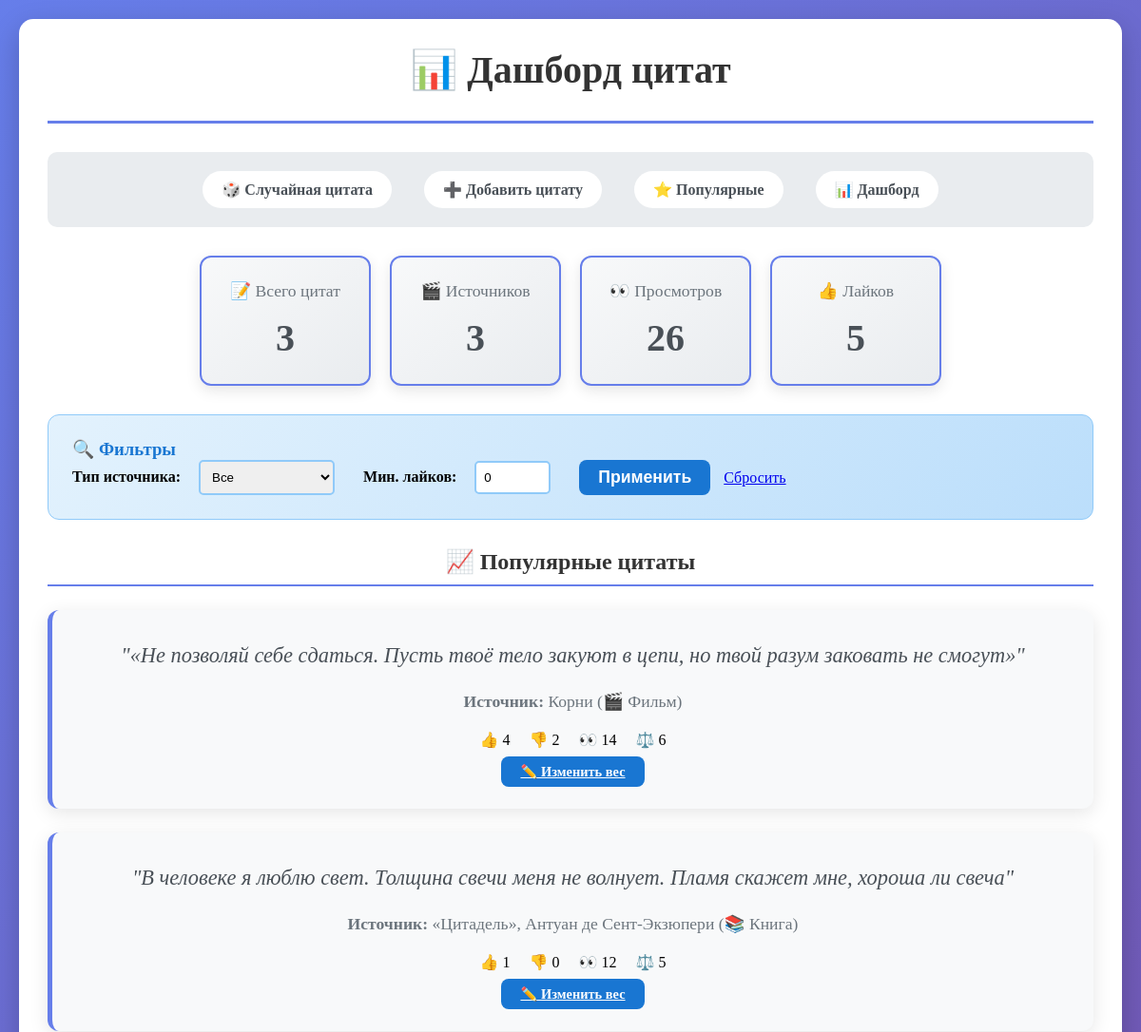
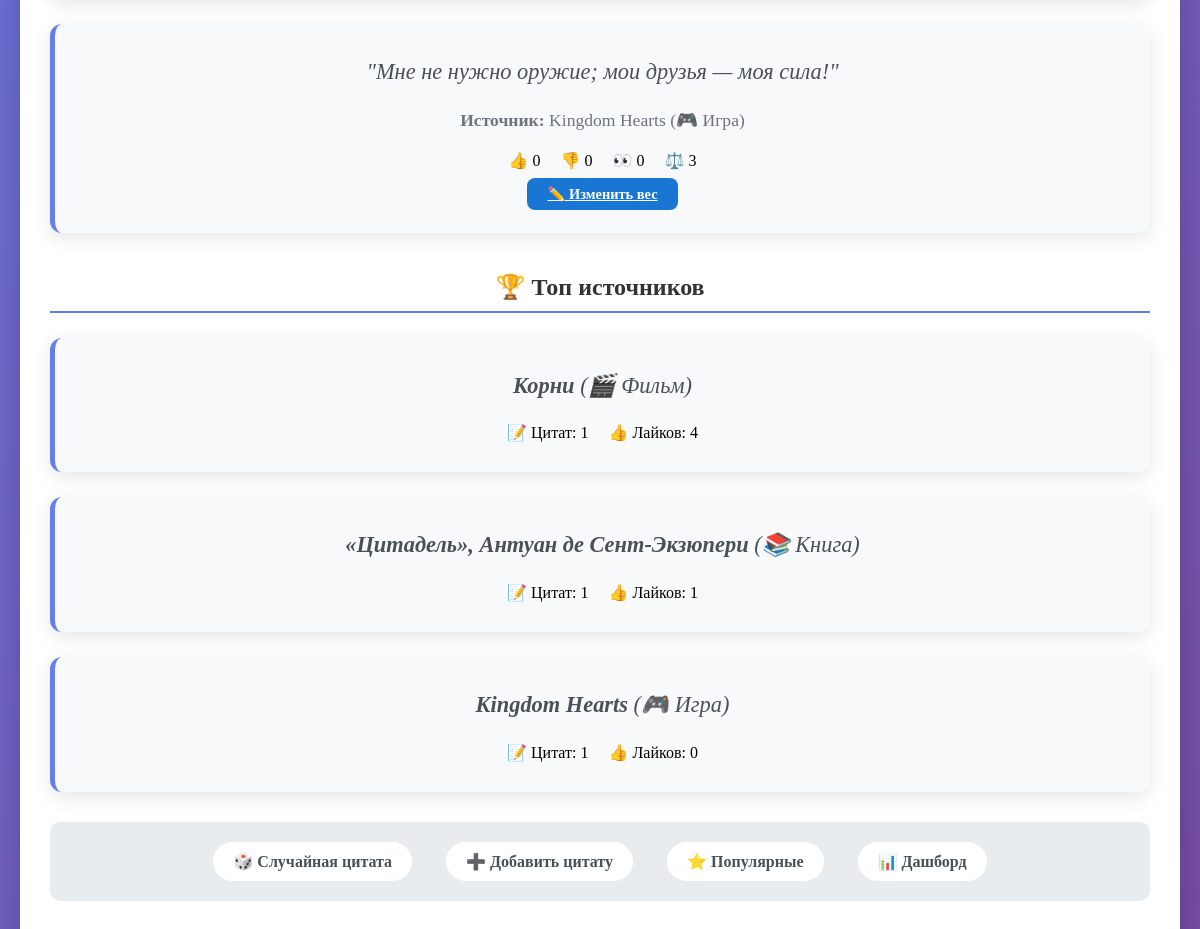
The page /dashboard/ on the database as committed earlier (2 pictures, top to bottom).
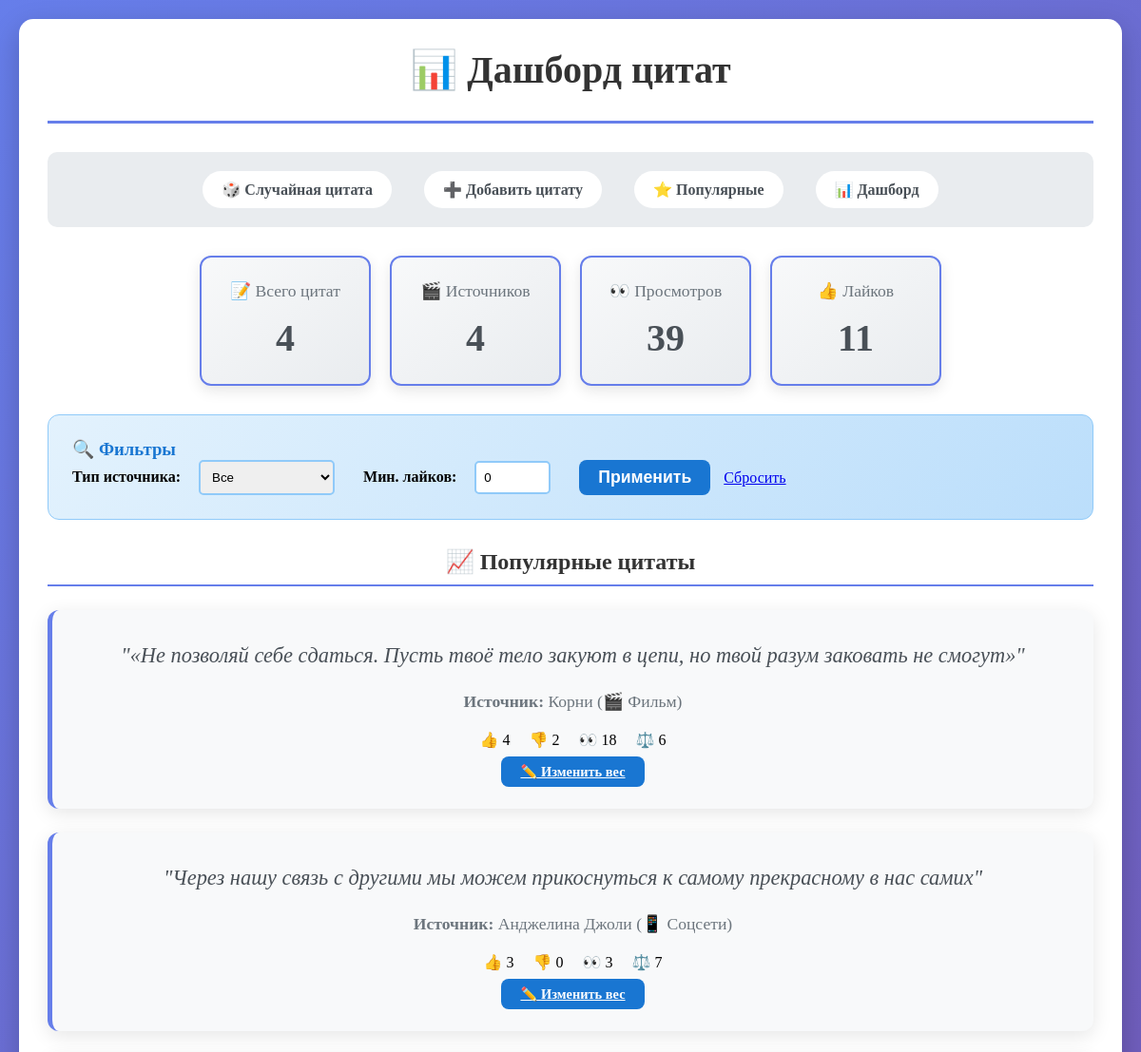
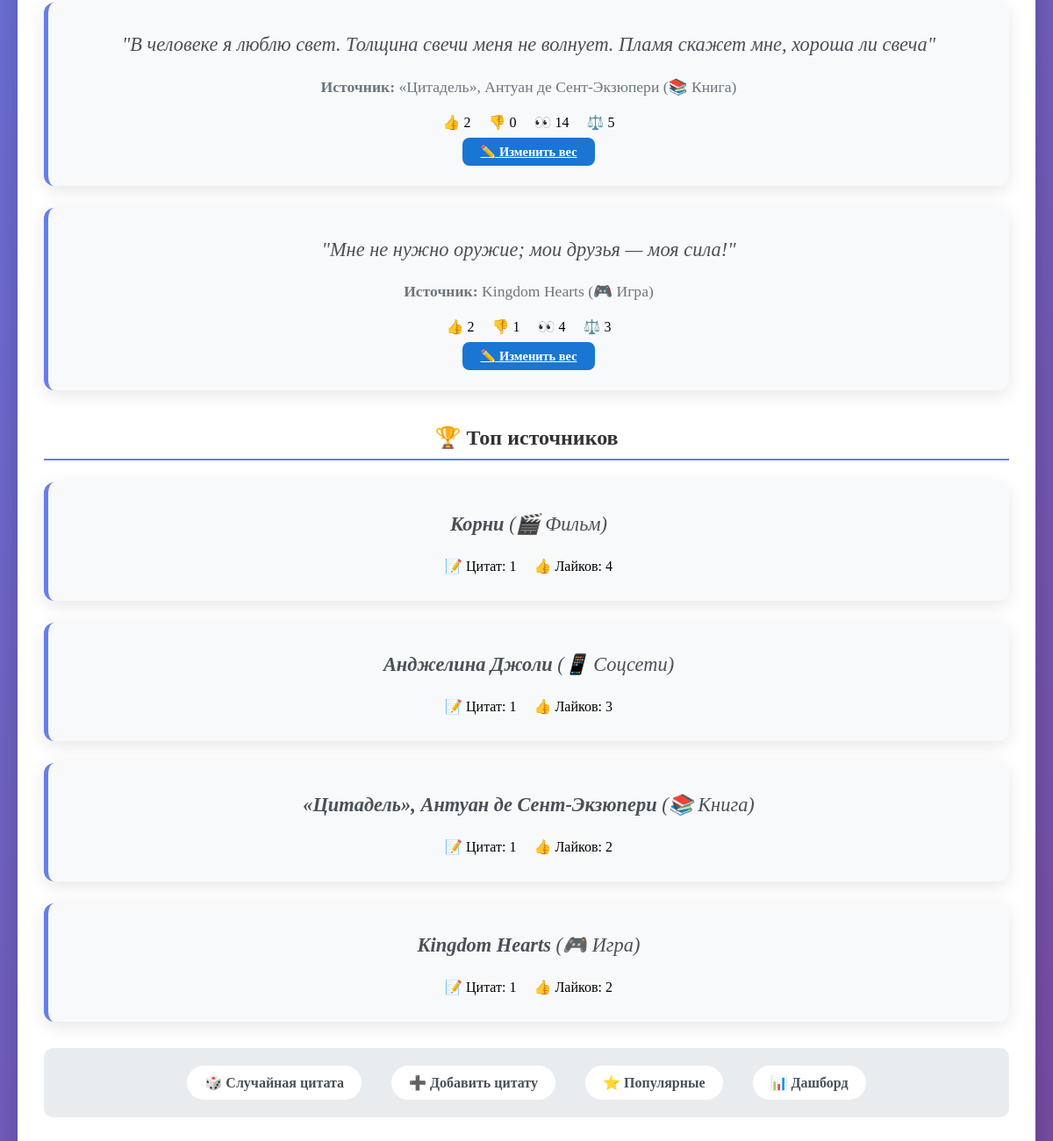
The same page on the database as committed later (2 pictures, top to bottom).
### quotes/models.py (models this page shows, shortened)
class Quote(models.Model):
    text = models.TextField(unique=True)  # запрещает дубликаты
    source = models.ForeignKey(Source, on_delete=models.CASCADE)
    weight = models.IntegerField(default=1, validators=[MinValueValidator(1), MaxValueValidator(10)])  # вес цитаты
    views = models.IntegerField(default=0)   # счетчик просмотров
    likes = models.IntegerField(default=0)   # лайки
    dislikes = models.IntegerField(default=0) # дизлайки

class Source(models.Model):
    name = models.CharField(max_length=200, unique=True)
    type_choices = [
        ('movie', '🎬 Фильм'),
        ('series', '📺 Сериал'),
        ('book', '📚 Книга'),
        ('song', '🎵 Песня'),
        ('game', '🎮 Игра'),
        ('poem', '📝 Стихотворения'),
        ('speech', '🎤 Выступление'),
        ('social', '📱 Соцсети'),
        ('proverb', '💬 Пословица'),
        ('other', '❓ Другое'),
    ]
    type = models.CharField(max_length=10, choices=type_choices)

### quotes/views.py (the view)
# urls.py: path('dashboard/', views.dashboard, name='dashboard'),
def dashboard(request):
    total_quotes = Quote.objects.count()
    total_sources = Source.objects.count()
    total_views = sum(quote.views for quote in Quote.objects.all())
    total_likes = sum(quote.likes for quote in Quote.objects.all())
    popular_sources = Source.objects.annotate(
        total_quotes=models.Count('quote'),
        total_likes=models.Sum('quote__likes')
    ).order_by('-total_likes')[:5]
    source_type = request.GET.get('type', '')
    min_likes = request.GET.get('min_likes', 0)
    filtered_quotes = Quote.objects.all()
    if source_type:
        filtered_quotes = filtered_quotes.filter(source__type=source_type)
    if min_likes:
        filtered_quotes = filtered_quotes.filter(likes__gte=int(min_likes))
    filtered_quotes = filtered_quotes.order_by('-likes')[:20]
    context = {
        'total_quotes': total_quotes,
        'total_sources': total_sources,
        'total_views': total_views,
        'total_likes': total_likes,
        'popular_sources': popular_sources,
        'filtered_quotes': filtered_quotes,
        'source_type': source_type,
        'min_likes': min_likes,
    }
    return render(request, 'dashboard.html', context)

### quotes/templates/dashboard.html (shortened to what this page needs)
{% extends 'base.html' %}
{% block header %}📊 Дашборд цитат{% endblock %}
{% block content %}
<div class="stats">
    <div class="stat-card">
        <h3>📝 Всего цитат</h3>
        <p>{{ total_quotes }}</p>
    </div>
    <div class="stat-card">
        <h3>🎬 Источников</h3>
        <p>{{ total_sources }}</p>
    </div>
    <div class="stat-card">
        <h3>👀 Просмотров</h3>
        <p>{{ total_views }}</p>
    </div>
    <div class="stat-card">
        <h3>👍 Лайков</h3>
        <p>{{ total_likes }}</p>
    </div>
</div>
<div class="filters">
    <h3>🔍 Фильтры</h3>
    <form method="get">
        <div style="display: flex; flex-wrap: wrap; gap: 15px; align-items: center;">
            <div>
                <label>Тип источника:</label>
                <select name="type">
                    <option value="">Все</option>
                </select>
            </div>
            <div>
                <label>Мин. лайков:</label>
                <input type="number" name="min_likes" value="{{ min_likes }}" min="0" style="width: 80px;">
            </div>
            <div>
                <button type="submit" class="btn" style="padding: 8px 20px;">Применить</button>
                <a href="{% url 'dashboard' %}" style="margin-left: 10px;">Сбросить</a>
            </div>
        </div>
    </form>
</div>
<h2 style="text-align: center; margin: 30px 0 20px 0; color: #333; border-bottom: 2px solid #667eea; padding-bottom: 10px;">📈 Популярные цитаты</h2>
{% for quote in filtered_quotes %}
<div class="quote-card">
    <p class="quote-text">"{{ quote.text }}"</p>
    <p class="quote-source"><strong>Источник:</strong> {{ quote.source.name }} ({{ quote.source.get_type_display }})</p>
    <div class="quote-stats">
        <span>👍 {{ quote.likes }}</span>
        <span>👎 {{ quote.dislikes }}</span>
        <span>👀 {{ quote.views }}</span>
        <span>⚖️ {{ quote.weight }}</span>
    </div>
    <div style="margin-top: 15px;">
        <a href="{% url 'edit_quote' quote.id %}" class="btn" style="padding: 8px 20px; font-size: 0.9em;">✏️ Изменить вес</a>
    </div>
</div>
{% empty %}
<div class="quote-card">
    <p class="quote-text">Нет цитат по выбранным фильтрам</p>
</div>
{% endfor %}
<h2 style="text-align: center; margin: 40px 0 20px 0; color: #333; border-bottom: 2px solid #667eea; padding-bottom: 10px;">🏆 Топ источников</h2>
{% for source in popular_sources %}
<div class="quote-card">
    <p class="quote-text"><strong>{{ source.name }}</strong> ({{ source.get_type_display }})</p>
    <div class="quote-stats">
        <span>📝 Цитат: {{ source.total_quotes }}</span>
        <span>👍 Лайков: {{ source.total_likes }}</span>
    </div>
</div>
{% empty %}
<div class="quote-card">
    <p class="quote-text">Нет данных об источниках</p>
</div>
{% endfor %}
{% endblock %}

Rows that differ between the two databases and show on the page:
changed Quote "Корни": views "14" → "18"
added Quote: text "Через нашу связь с другими мы можем прикоснуться к самому прекрасному в нас самих", source.name "Анджелина Джоли", source.type "📱 Соцсети", likes "3", dislikes "0", views "3", weight "7"
changed Quote "«Цитадель», Антуан де Сент-Экзюпери": likes "1" → "2"; views "12" → "14"
changed Quote "Мне не нужно оружие; мои друзья — моя сила!": likes "0" → "2"; dislikes "0" → "1"; views "0" → "4"
added Source: name "Анджелина Джоли", type "📱 Соцсети", total_quotes "1", total_likes "3"
computed for Source "«Цитадель», Антуан де Сент-Экзюпери": total_likes "1" → "2"
computed for Source "Kingdom Hearts": total_likes "0" → "2"
Other text that changed with them:
{{ total_quotes }}: "3" → "4"
{{ total_sources }}: "3" → "4"
{{ total_views }}: "26" → "39"
{{ total_likes }}: "5" → "11"
